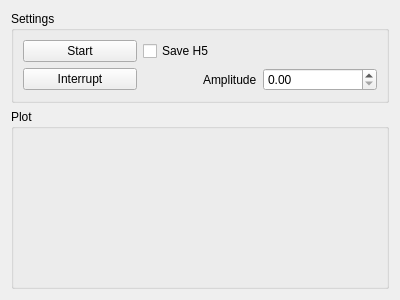
<?xml version="1.0" encoding="UTF-8"?>
<ui version="4.0">
 <class>Form</class>
 <widget class="QWidget" name="Form">
  <property name="geometry">
   <rect>
    <x>0</x>
    <y>0</y>
    <width>400</width>
    <height>300</height>
   </rect>
  </property>
  <property name="windowTitle">
   <string>Form</string>
  </property>
  <layout class="QGridLayout" name="gridLayout_2" rowstretch="0,1">
   <item row="0" column="0">
    <widget class="QGroupBox" name="settings_groupBox">
     <property name="title">
      <string>Settings</string>
     </property>
     <layout class="QGridLayout" name="gridLayout">
      <item row="1" column="0">
       <widget class="QPushButton" name="interrupt_pushButton">
        <property name="text">
         <string>Interrupt</string>
        </property>
       </widget>
      </item>
      <item row="0" column="0">
       <widget class="QPushButton" name="start_pushButton">
        <property name="text">
         <string>Start</string>
        </property>
       </widget>
      </item>
      <item row="1" column="2">
       <widget class="QDoubleSpinBox" name="amp_doubleSpinBox"/>
      </item>
      <item row="0" column="1">
       <widget class="QCheckBox" name="save_h5_checkBox">
        <property name="text">
         <string>Save H5</string>
        </property>
       </widget>
      </item>
      <item row="1" column="1" alignment="Qt::AlignRight">
       <widget class="QLabel" name="amp_label">
        <property name="text">
         <string>Amplitude</string>
        </property>
       </widget>
      </item>
     </layout>
    </widget>
   </item>
   <item row="1" column="0">
    <widget class="QGroupBox" name="image_groupBox">
     <property name="title">
      <string>Plot</string>
     </property>
     <layout class="QVBoxLayout" name="verticalLayout"/>
    </widget>
   </item>
  </layout>
 </widget>
 <resources/>
 <connections/>
</ui>
